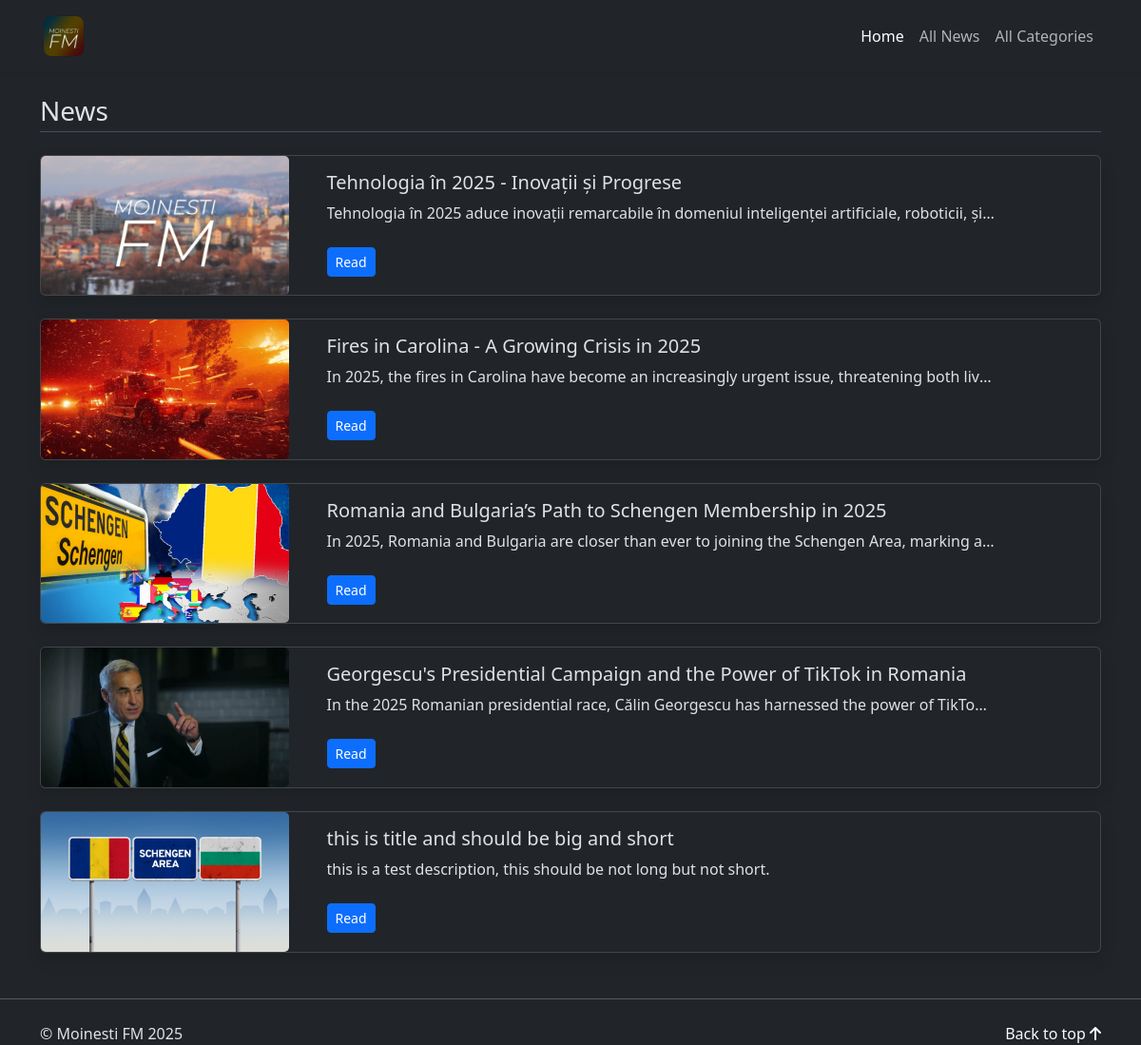
Page /category/1 on the committed database.
### main/models.py (models this page shows, shortened)
class Category(models.Model):
    title=models.CharField(max_length=200)
    category_image=models.ImageField(upload_to='imgs/')
    class Meta:
        verbose_name_plural ='Categories'

class News(models.Model):
    category = models.ForeignKey(Category, on_delete=models.CASCADE)
    title = models.CharField(max_length=300)
    image = models.ImageField(upload_to='Imgs')
    description = models.CharField(max_length=300)
    article = RichTextUploadingField()
    add_time = models.DateTimeField(auto_now_add=True)
    author = models.ForeignKey(User, on_delete=models.SET_NULL, null=True)
    is_featured = models.BooleanField(default=False)
    class Meta:
        verbose_name_plural ='News'

### main/views.py (the view)
# urls.py: path('category/<int:id>',views.category,name='category'),
def category(request, id):
    category = Category.objects.get(id=id)
    news = News.objects.filter(category=category)
    return render(request, 'category-news.html', {
        'all_news': news,
        'category': category
    })

### main/templates/category-news.html
{% extends 'base.html' %}
{% block content%}
<main class="container mt-3 mb-5">
	<h3 class="border-bottom pb-1 my-4">{{category.title}}</h3>
    {% for news in all_news %}
	<div class="card mb-4 shadow">
	  <div class="row no-gutters">
	    <div class="col-md-3">
	      <img src="/media/{{news.image}}" class="card-img img-fluid" alt="{{news.title}}">
	    </div>
	    <div class="col-md-8">
	      <div class="card-body">
	        <h5 class="card-title">{{news.title}}</h5>
	        <p class="card-text text-truncate">{{news.description}}</p>
	        <p class="card-text"><a href="/article/{{news.id}}" target="_blank" rel="noopener noreferrer" class="btn btn-primary btn-sm mt-2">Read</a>
	      </div>
	    </div>
	  </div>
	</div>
{% endfor %}
</main>
{% endblock%}

### rows in the picture
Category: title "News"
News: image (picture), title "Tehnologia în 2025 - Inovații și Progrese", description "Tehnologia în 2025 aduce inovații remarcabile în domeniul inteligenței artificiale, roboticii, și…"
News: image (picture), title "Fires in Carolina - A Growing Crisis in 2025", description "In 2025, the fires in Carolina have become an increasingly urgent issue, threatening both liv…"
News: image (picture), title "Romania and Bulgaria’s Path to Schengen Membership in 2025", description "In 2025, Romania and Bulgaria are closer than ever to joining the Schengen Area, marking a…"
News: image (picture), title "Georgescu's Presidential Campaign and the Power of TikTok in Romania", description "In the 2025 Romanian presidential race, Călin Georgescu has harnessed the power of TikTok…"
News: image (picture), title "this is title and should be big and short", description "this is a test description, this should be not long but not short."
